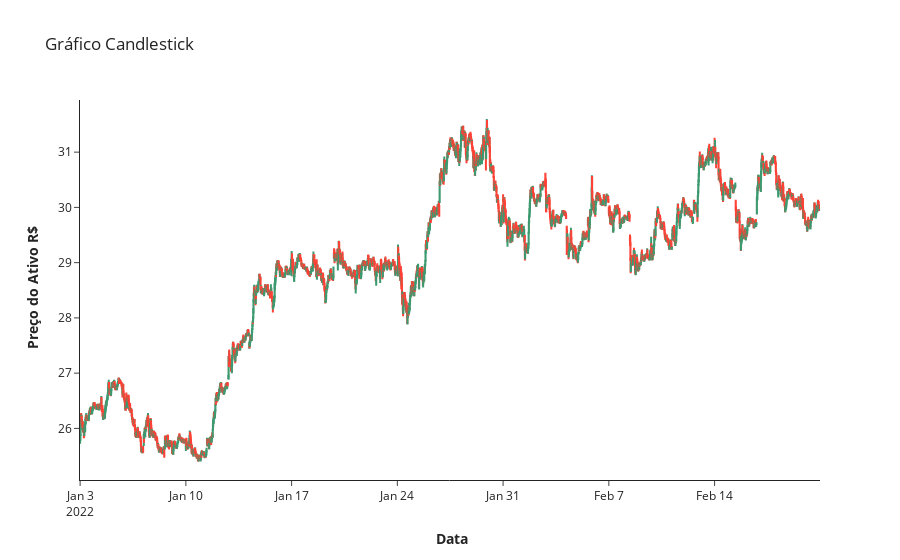

The code cell stored with this chart in its notebook:
### Code cell
fig_cotacoes = go.Figure(data=[go.Candlestick(name='PETR3', x=cotacoes_df.index, open=cotacoes_df.open, high=cotacoes_df.high, low=cotacoes_df.low, close=cotacoes_df.close)])
fig_cotacoes.update_xaxes(title_text='<b> Data',
                            rangebreaks=[dict(bounds=['sat', 'mon']), dict(bounds=[18, 10], pattern='hour'), dict(values=['2021-12-25', '2022-01-01', '2022-01-02'])])
fig_cotacoes.update_yaxes(title_text='<b> Preço do Ativo R$')
fig_cotacoes.update_layout(xaxis_rangeslider_visible=False, title_text='Gráfico Candlestick', template='simple_white')
fig_cotacoes.show()

### Figure 1 — Plotly figure (JSON) as saved in the notebook; plotly's stock layout.template omitted (floating-point values rounded to 4 significant figures; data arrays with more than 128 entries replaced by an {"elided": "..."} marker saying what was removed)
{"data": [{"close": {"elided": "3352 float values"}, "high": {"elided": "3352 float values"}, "low": {"elided": "3352 float values"}, "name": "PETR3", "open": {"elided": "3352 float values"}, "type": "candlestick", "x": {"elided": "3352 str values"}}], "layout": {"title": {"text": "Gráfico Candlestick"}, "xaxis": {"rangebreaks": [{"bounds": ["sat", "mon"]}, {"bounds": [18, 10], "pattern": "hour"}, {"values": ["2021-12-25", "2022-01-01", "2022-01-02"]}], "rangeslider": {"visible": false}, "title": {"text": "<b> Data"}}, "yaxis": {"title": {"text": "<b> Preço do Ativo R$"}}}}
